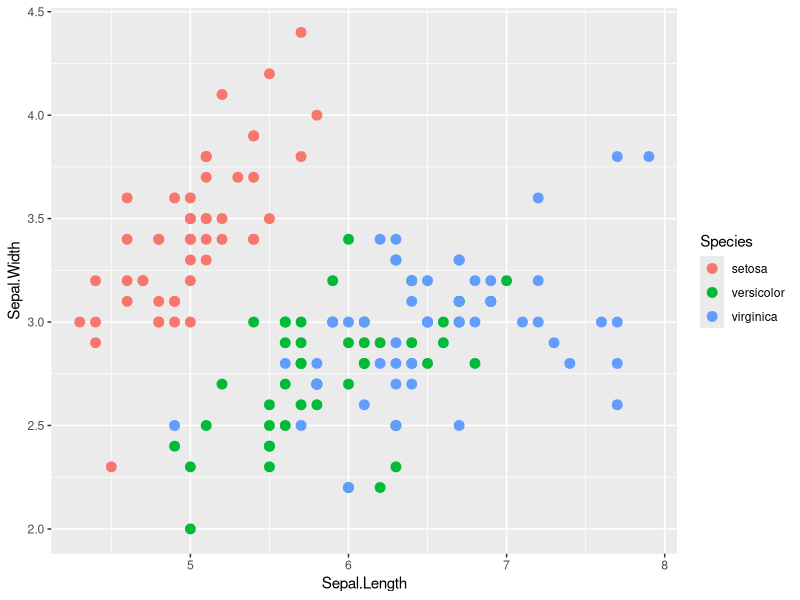
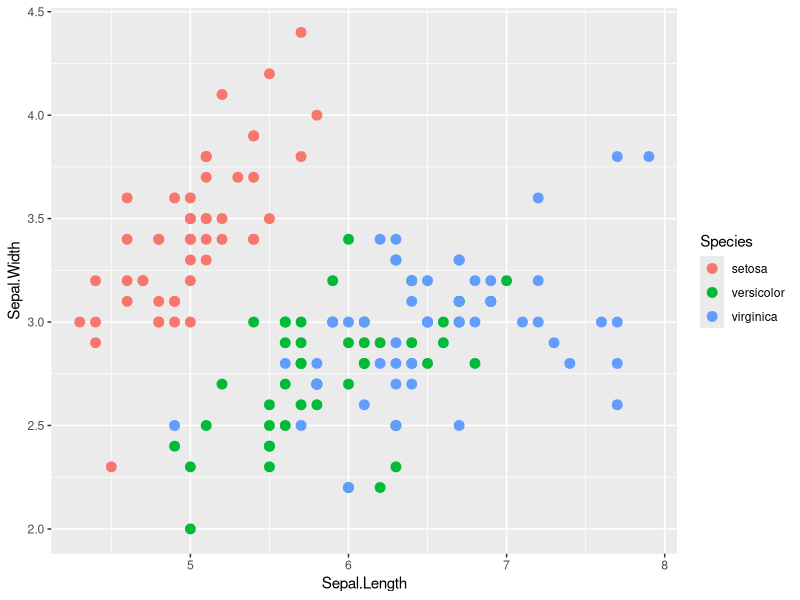

Write the R code that produced these figures, in order.
library(dplyr)
library(ggplot2)
pdf(NULL) # To stop creating the Rplots.pdf file.
ggplot(data=iris, aes(x=Sepal.Length, y=Sepal.Width, color=Species)) + geom_point(size=3)
ggsave("r_plot.png")
